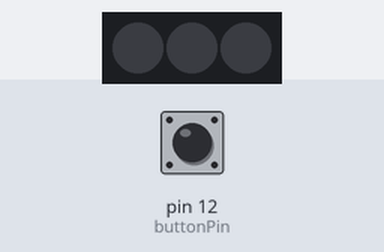
A sketch run on a simulated Arduino Uno, built with avr-gcc and run on an emulated ATmega328P. Parts: 3 RGB LEDs in strip order, left to right. The inputs (shaded band) are chosen by the test bench; at power-on: pin 12 (buttonPin) LOW.

Above: at 1.2 s.
1.3 s: pin 12 (buttonPin) pulled HIGH for 0.15 s
At 2.5 s:
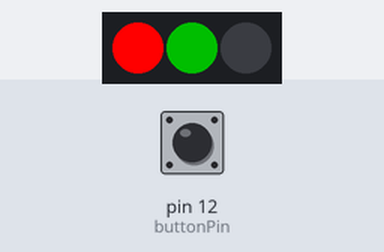
2.9 s: pin 12 (buttonPin) pulled HIGH for 1 s
At 3.8 s:
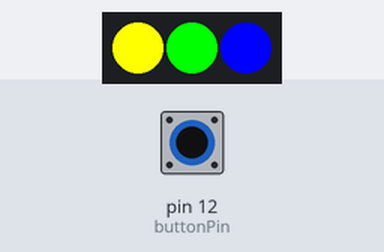
5.4 s: pin 12 (buttonPin) pulled HIGH for 0.15 s
At 5.7 s:
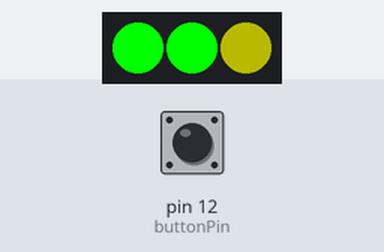
7.0 s: pin 12 (buttonPin) pulled HIGH for 3.2 s
At 7.05 s:
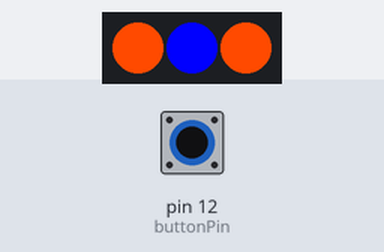
Timing chart, 0 to 12.7 s (numbered marks = the images above; inputs shaded):
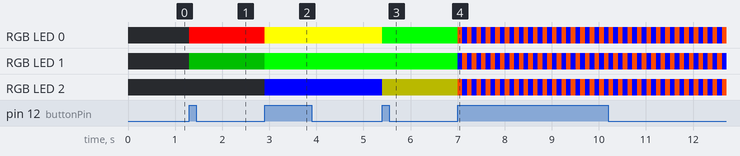

Measured:
- after the input at 1.3 s, RGB LED 0: off → RGB(255, 0, 0) at once; RGB LED 1: off → RGB(0, 80, 0) at once
- after the input at 2.9 s, RGB LED 0: RGB(255, 0, 0) → RGB(255, 255, 0) at once; RGB LED 1: RGB(0, 80, 0) → RGB(0, 255, 0) at once; RGB LED 2: off → RGB(0, 0, 255) at once
- after the input at 5.4 s, RGB LED 0: RGB(255, 255, 0) → RGB(0, 255, 0) at once; RGB LED 2: RGB(0, 0, 255) → RGB(70, 70, 0) at once
- after the input at 7.0 s, RGB LED 0–2: alternates RGB(255, 74, 0) for 0.10 s and RGB(0, 0, 255) for 0.10 s, starting at once

The sketch:

banband_9291button.ino
```cpp
#include <Adafruit_NeoPixel.h>

#define PIN 6

// Parameter 1 = number of pixels in strip
// Parameter 2 = pin number (most are valid)
// Parameter 3 = pixel type flags, add together as needed:
//   NEO_KHZ800  800 KHz bitstream (most NeoPixel products w/WS2812 LEDs)
//   NEO_KHZ400  400 KHz (classic 'v1' (not v2) FLORA pixels, WS2811 drivers)
//   NEO_GRB     Pixels are wired for GRB bitstream (most NeoPixel products)
//   NEO_RGB     Pixels are wired for RGB bitstream (v1 FLORA pixels, not v2)
Adafruit_NeoPixel strip = Adafruit_NeoPixel(3, PIN, NEO_GRB + NEO_KHZ800);

//button
const int buttonPin = 12;
int buttonState = 0;
int clickCount = 0;
//newpress determines if the button is being pressed for the first time (1) or held down (0)
boolean newPress = 1;

void setup() {
  strip.begin();
  strip.show(); // Initialize all pixels to 'off'
  pinMode(buttonPin, INPUT);
}

void loop() {
  buttonState = digitalRead(buttonPin);

  //if button is pressed, change clickcount and set newpress to false
  if (buttonState == HIGH and newPress == 1)
  {
    clickCount++;
    newPress = 0;
  }

  /*
  //if button is pressed and held, don't change
  if (buttonState == HIGH and newPress == 0)
  {
    clickCount++;
    newPress = 0;
  }
  */

  //if button is let go, set newPress to 1
  if (buttonState == LOW) newPress = 1;

  switch (clickCount)
  {
    case 1:
      work();
      break;
    case 2:
      conference();
      break;
    case 3:
      bar();
      break;
    case 4:
      folsom();
      break;
    case 5:
      off();
      clickCount = 0;
  }


  // Some example procedures showing how to display to the pixels:
  /*
  colorWipe(strip.Color(255, 0, 0), 50); // Red
  delay(1000);
  colorWipe(strip.Color(0, 255, 0), 50); // Green
  delay(1000);
  colorWipe(strip.Color(0, 0, 255), 50); // Blue
  delay(1000);
  */

  /*
  work();
  delay(1000);
  conference();
  delay(1000);
  bar();
  delay(1000);
  folsom();
  delay(1000);
  */

  /*
  strip.setPixelColor(1, 255, 0, 0);
  strip.show();
  delay(1000);
  strip.setPixelColor(1, 0, 0, 255);
  strip.show();
  */
//  rainbow(20);
//  rainbowCycle(20);
}

void work()
{
  //r/gdown/off
  strip.setPixelColor(0, 255, 0, 0);
  strip.setPixelColor(1, 0, 80, 0);
  strip.setPixelColor(2, 0, 0, 0);
  strip.show();
}

void conference()
{
  //y/g/b
  strip.setPixelColor(0, 255, 255, 0);
  strip.setPixelColor(1, 0, 255, 0);
  strip.setPixelColor(2, 0, 0, 255);
  strip.show();
}

void bar()
{
  //g/g/ydown
  strip.setPixelColor(0, 0, 255, 0);
  strip.setPixelColor(1, 0, 255, 0);
  strip.setPixelColor(2, 70, 70, 0);
  strip.show();
}

void folsom()
{
  //bo/ob/bo
  strip.setPixelColor(0, 255, 74, 0);
  strip.setPixelColor(1, 0, 0, 255);
  strip.setPixelColor(2, 255, 74, 0);
  strip.show();
  delay(100);
  strip.setPixelColor(0, 0, 0, 255);
  strip.setPixelColor(1, 255, 74, 0);
  strip.setPixelColor(2, 0, 0, 255);
  strip.show();
  delay(100);
}

void off()
{
  strip.setPixelColor(0, 0, 0, 0);
  strip.setPixelColor(1, 0, 0, 0);
  strip.setPixelColor(2, 0, 0, 0);
  strip.show();
}

// Fill the dots one after the other with a color
void colorWipe(uint32_t c, uint8_t wait) {
  for(uint16_t i=0; i<strip.numPixels(); i++) {
      strip.setPixelColor(i, c);
      strip.show();
      delay(wait);
  }
}

void rainbow(uint8_t wait) {
  uint16_t i, j;

  for(j=0; j<256; j++) {
    for(i=0; i<strip.numPixels(); i++) {
      strip.setPixelColor(i, Wheel((i+j) & 255));
    }
    strip.show();
    delay(wait);
  }
}

// Slightly different, this makes the rainbow equally distributed throughout
void rainbowCycle(uint8_t wait) {
  uint16_t i, j;

  for(j=0; j<256*5; j++) { // 5 cycles of all colors on wheel
    for(i=0; i< strip.numPixels(); i++) {
      strip.setPixelColor(i, Wheel(((i * 256 / strip.numPixels()) + j) & 255));
    }
    strip.show();
    delay(wait);
  }
}

// Input a value 0 to 255 to get a color value.
// The colours are a transition r - g - b - back to r.
uint32_t Wheel(byte WheelPos) {
  if(WheelPos < 85) {
   return strip.Color(WheelPos * 3, 255 - WheelPos * 3, 0);
  } else if(WheelPos < 170) {
   WheelPos -= 85;
   return strip.Color(255 - WheelPos * 3, 0, WheelPos * 3);
  } else {
   WheelPos -= 170;
   return strip.Color(0, WheelPos * 3, 255 - WheelPos * 3);
  }
}
```
